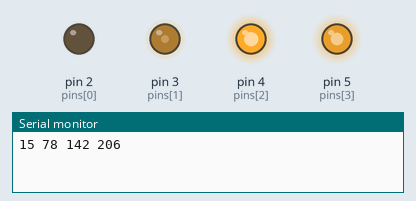
The sketch below on a simulated Arduino Uno, built with avr-gcc and run on an emulated ATmega328P. On the bench: output pins drawn as LEDs (lit = HIGH), the last lines printed to the serial monitor.

Above: at 0.05 s.
At 1.05 s:
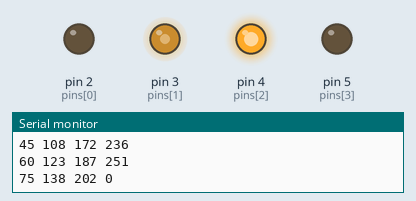
At 2.1 s:
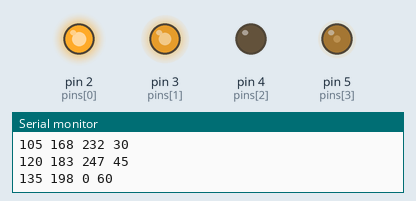
At 3.15 s:
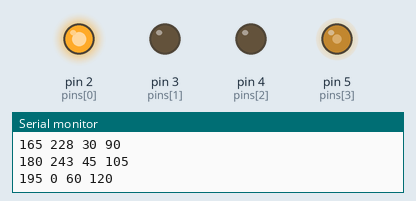
At 4.2 s:
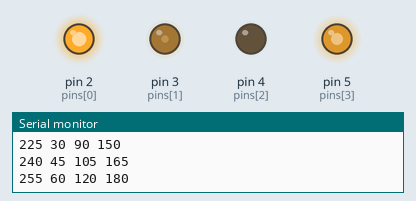
Timing chart, 0 to 5.9 s (numbered marks = the images above):
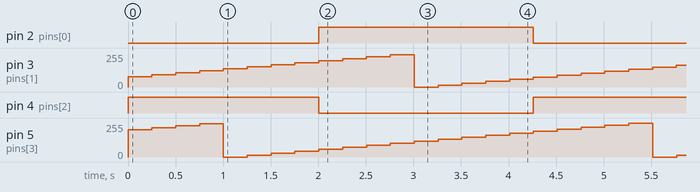

The sketch:

HW5.ino
```cpp
int pins[] = {2, 3, 4, 5};
int value[]={0, 63, 127, 191};

void setup() {
  // put your setup code here, to run once:
  Serial.begin(9600);
  for (int i = 0; i < 4; i++) {
    pinMode(pins[i], OUTPUT);
  }
}

void loop() {
  // put your main code here, to run repeatedly:

  for(int i=0; i<4; i++){
    value[i] += 15;
    if(value[i]>255) value[i]=0;
    analogWrite(pins[i], value[i]);
    Serial.print(value[i]);
    Serial.print(" ");
  }
  Serial.println();

  delay(250);
}
```

Measured:
- by itself, pin 2 (pins[0]), pin 4 (pins[2]): alternates HIGH for 2.3 s and LOW for 2.3 s
- by itself, pin 3 (pins[1]), pin 5 (pins[3]): ramps from 0/255 to 255/255 and jumps back, once every 4.5 s
